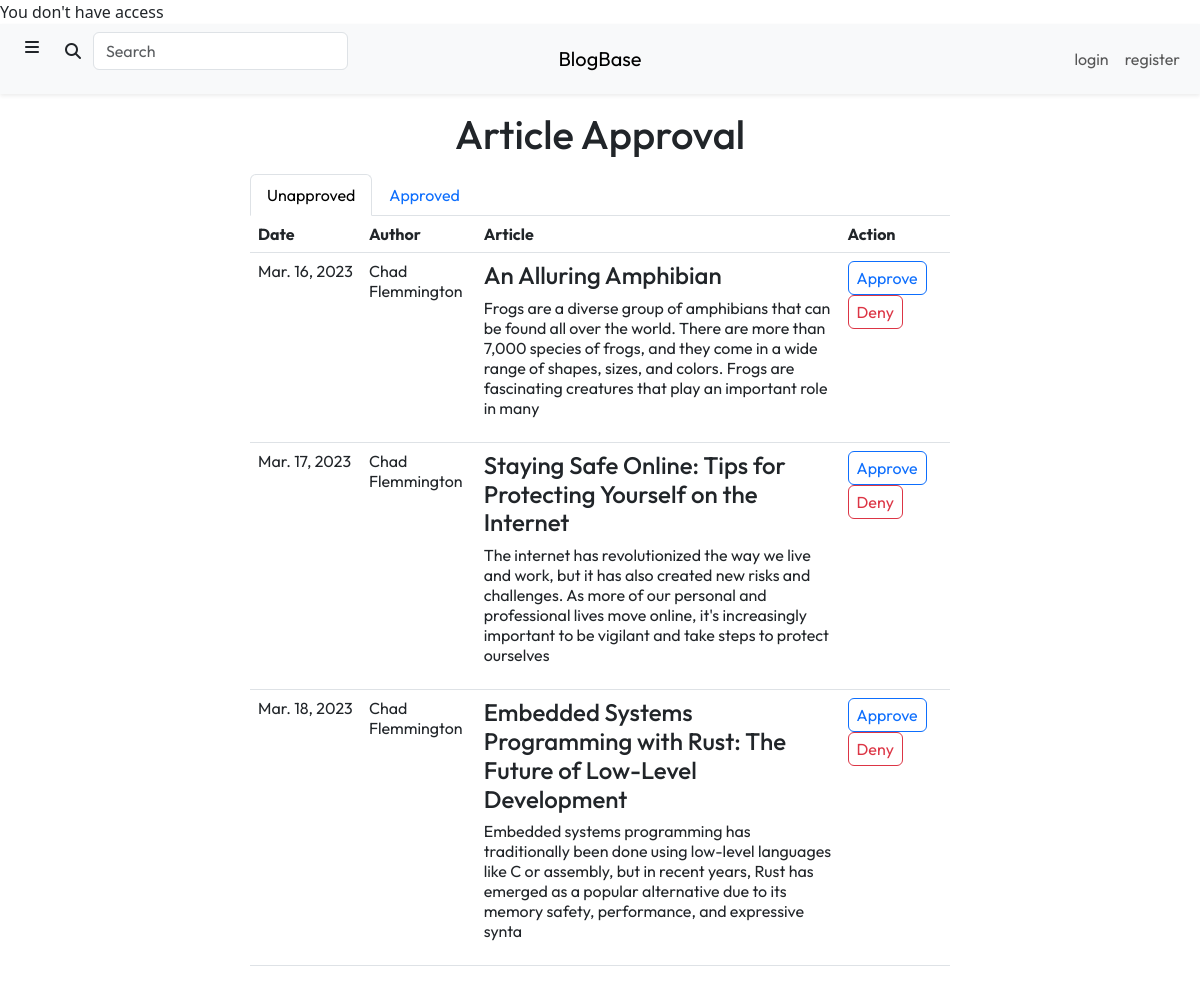
/content/design.php, run on the app's committed database.
### tables this page shows
CREATE TABLE `Articles` (
  `article_id` int(11) NOT NULL,
  `author_id` int(11) NOT NULL,
  `title` varchar(225) NOT NULL,
  `description` tinytext DEFAULT NULL,
  `lead_image` varchar(255) DEFAULT NULL,
  `content` longblob DEFAULT NULL,
  `submitted` tinyint(1) NOT NULL DEFAULT 0,
  `submit_date` date NOT NULL DEFAULT current_timestamp(),
  `approved` tinyint(1) NOT NULL DEFAULT 0,
  `click_number` int(11) NOT NULL DEFAULT 0
);

CREATE TABLE `Users` (
  `user_id` int(11) NOT NULL,
  `username` varchar(50) NOT NULL,
  `first_name` varchar(50) NOT NULL,
  `last_name` varchar(50) NOT NULL,
  `email` varchar(50) NOT NULL,
  `password` varchar(255) NOT NULL,
  `approved` tinyint(1) NOT NULL DEFAULT 0,
  `reader` tinyint(1) NOT NULL DEFAULT 1,
  `writer` tinyint(1) NOT NULL DEFAULT 0,
  `designer` tinyint(1) NOT NULL DEFAULT 0,
  `advertiser` tinyint(1) NOT NULL DEFAULT 0,
  `admin` tinyint(1) NOT NULL DEFAULT 0
);

### content/design.php (the view, shortened to what this page needs)
<?php
require_once "../include/connect.inc.php";
?>
<!DOCTYPE html>
<html lang="en">
    <head>
        <link rel="stylesheet" href="https://cdn.jsdelivr.net/npm/bootstrap@5.3.0-alpha1/dist/css/bootstrap.min.css">
        <link rel="stylesheet" href="https://cdnjs.cloudflare.com/ajax/libs/font-awesome/6.2.1/css/all.min.css">
        <link rel="stylesheet" href="./css/styles.css">
    </head>
    <body>
        <div class="header">
            <?php include "./views/header.php" ?>
        </div>
        <div class="mt-3 text-center">
            <h1>Article Approval</h1>
        </div>
        <div class="col-10 col-lg-7 mt-3 mx-auto">
            <ul class="nav nav-tabs" id="article-approval-tabs" role="tablist">
                <li class="nav-item" role="presentation">
                    <button class="nav-link active" id="unapproved-tab" data-bs-toggle="tab" data-bs-target="#unapproved-tab-pane" type="button" role="tab" aria-controls="unapproved-tab-pane" aria-selected="true">Unapproved</button>
                </li>
                <li class="nav-item" role="presentation">
                    <button class="nav-link" id="approved-tab" data-bs-toggle="tab" data-bs-target="#approved-tab-pane" type="button" role="tab" aria-controls="approved-tab-pane" aria-selected="true">Approved</button>
                </li>
            </ul>
            <div class="tab-content" id="article-approval-content">
                <div class="tab-pane fade show active" id="unapproved-tab-pane" role="tabpanel" aria-labelledby="unapproved-tab" tabindex="0">
                    <?php
                    $unapproved_query = "SELECT first_name, last_name, article_id, title, description, UNIX_TIMESTAMP(submit_date) as submit_date
                                         FROM Articles, Users
                                         WHERE Articles.approved = 0 AND Articles.submitted = 1 AND Articles.author_id = Users.user_id";
                    $unapproved_result = mysqli_query($con, $unapproved_query);
                    $unapproved_articles = $unapproved_result->fetch_all(MYSQLI_BOTH);
                    ?>
                    <table class="table text-start">
                        <thead>
                            <th scope="col">Date</th>
                            <th scope="col">Author</th>
                            <th scope="col">Article</th>
                            <th scope="col">Action</th>
                        </thead>
                        <tbody>
                            <?php for ($i = 0; $i < $unapproved_result->num_rows; $i++) { ?>
                                <tr>
                                    <td class="text-nowrap">
                                        <?php echo date("M. d, Y", $unapproved_articles[$i]['submit_date']) ?>
                                    </td>
                                    <td>
                                        <?php echo $unapproved_articles[$i]['first_name'] . " " . $unapproved_articles[$i]['last_name'] ?>
                                    </td>
                                    <td>
                                        <h4>
                                            <a class="text-reset text-decoration-none" href="./article.php?id=<?php echo $unapproved_articles[$i]['article_id'] ?>">
                                                <?php echo $unapproved_articles[$i]['title'] ?>
                                            </a>
                                        </h4>
                                        <?php echo $unapproved_articles[$i]['description'] ?>
                                    </td>
                                    <td>
                                        <ul class="list-inline">
                                            <li class="list-inline-item align-middle">
                                                <a class="btn btn-outline-primary px-2 py-1" type="button" href="../include/article_approval.inc.php?approve_id=<?php echo $unapproved_articles[$i]['article_id']; ?>&return_page=design.php">Approve</a>
                                            </li>
                                            <li class="list-inline-item align-middle">
                                                <a class="btn btn-outline-danger px-2 py-1" type="button" href="../include/article_approval.inc.php?deny_id=<?php echo $unapproved_articles[$i]['article_id']; ?>&return_page=design.php">Deny</a>
                                            </li>
                                        </ul>
                                    </td>
                                </tr>
                            <?php } ?>
                        </tbody>
                    </table>
                </div>
            </div>
        </div>
    </body>
</html>

### content/css/styles.css (style rules this page uses)
* { font-family: 'Outfit', sans-serif; }

### data on the page
articles: submit_date "Mar. 16, 2023", author.first_name "Chad", author.last_name "Flemmington", title "An Alluring Amphibian", description "Frogs are a diverse group of amphibians that can be found all over the world. There are more than 7,000 species of frogs, and they come in a wide range of shapes, sizes, and colors. Frogs are fascinating creatures that play an important role in many"
articles: submit_date "Mar. 17, 2023", author.first_name "Chad", author.last_name "Flemmington", title "Staying Safe Online: Tips for Protecting Yourself on the Internet", description "The internet has revolutionized the way we live and work, but it has also created new risks and challenges. As more of our personal and professional lives move online, it's increasingly important to be vigilant and take steps to protect ourselves"
articles: submit_date "Mar. 18, 2023", author.first_name "Chad", author.last_name "Flemmington", title "Embedded Systems Programming with Rust: The Future of Low-Level Development", description "Embedded systems programming has traditionally been done using low-level languages like C or assembly, but in recent years, Rust has emerged as a popular alternative due to its memory safety, performance, and expressive synta"
